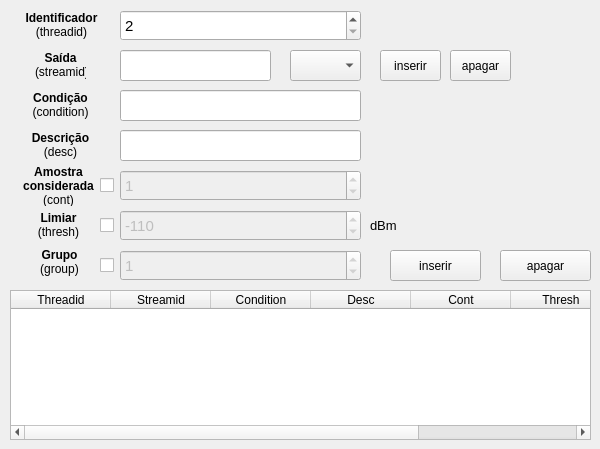
   <widget class="QWidget" name="tab_2">
    <attribute name="title">
     <string>Pico (peak)</string>
    </attribute>
    <widget class="QPushButton" name="peak_inserir_bt">
     <property name="geometry">
      <rect>
       <x>390</x>
       <y>250</y>
       <width>91</width>
       <height>31</height>
      </rect>
     </property>
     <property name="text">
      <string>inserir</string>
     </property>
    </widget>
    <widget class="QLabel" name="peak_streamid_label">
     <property name="geometry">
      <rect>
       <x>35</x>
       <y>50</y>
       <width>51</width>
       <height>31</height>
      </rect>
     </property>
     <property name="text">
      <string>&lt;html&gt;&lt;head/&gt;&lt;body&gt;&lt;p align=&quot;center&quot;&gt;&lt;span style=&quot; font-weight:600;&quot;&gt;Saída&lt;/span&gt;&lt;br/&gt;(streamid)&lt;/p&gt;&lt;/body&gt;&lt;/html&gt;</string>
     </property>
    </widget>
    <widget class="QLabel" name="peak_condition_label">
     <property name="geometry">
      <rect>
       <x>30</x>
       <y>90</y>
       <width>61</width>
       <height>31</height>
      </rect>
     </property>
     <property name="text">
      <string>&lt;html&gt;&lt;head/&gt;&lt;body&gt;&lt;p align=&quot;center&quot;&gt;&lt;span style=&quot; font-weight:600;&quot;&gt;Condição&lt;br/&gt;&lt;/span&gt;(condition)&lt;/p&gt;&lt;/body&gt;&lt;/html&gt;</string>
     </property>
    </widget>
    <widget class="QLineEdit" name="peak_condition_edit">
     <property name="geometry">
      <rect>
       <x>120</x>
       <y>90</y>
       <width>241</width>
       <height>31</height>
      </rect>
     </property>
     <property name="font">
      <font>
       <pointsize>11</pointsize>
      </font>
     </property>
    </widget>
    <widget class="QLineEdit" name="peak_desc_edit">
     <property name="geometry">
      <rect>
       <x>120</x>
       <y>130</y>
       <width>241</width>
       <height>31</height>
      </rect>
     </property>
     <property name="font">
      <font>
       <pointsize>11</pointsize>
      </font>
     </property>
    </widget>
    <widget class="QLabel" name="peak_desc_label">
     <property name="geometry">
      <rect>
       <x>25</x>
       <y>130</y>
       <width>71</width>
       <height>31</height>
      </rect>
     </property>
     <property name="text">
      <string>&lt;html&gt;&lt;head/&gt;&lt;body&gt;&lt;p align=&quot;center&quot;&gt;&lt;span style=&quot; font-weight:600;&quot;&gt;Descrição&lt;br/&gt;&lt;/span&gt;(desc)&lt;/p&gt;&lt;/body&gt;&lt;/html&gt;</string>
     </property>
    </widget>
    <widget class="QCheckBox" name="peak_cont_check">
     <property name="geometry">
      <rect>
       <x>100</x>
       <y>170</y>
       <width>20</width>
       <height>31</height>
      </rect>
     </property>
     <property name="text">
      <string/>
     </property>
    </widget>
    <widget class="QCheckBox" name="peak_thresh_check">
     <property name="geometry">
      <rect>
       <x>100</x>
       <y>210</y>
       <width>20</width>
       <height>31</height>
      </rect>
     </property>
     <property name="text">
      <string/>
     </property>
    </widget>
    <widget class="QCheckBox" name="peak_group_check">
     <property name="geometry">
      <rect>
       <x>100</x>
       <y>250</y>
       <width>20</width>
       <height>31</height>
      </rect>
     </property>
     <property name="text">
      <string/>
     </property>
    </widget>
    <widget class="QLabel" name="peak_cont_label">
     <property name="geometry">
      <rect>
       <x>13</x>
       <y>165</y>
       <width>91</width>
       <height>41</height>
      </rect>
     </property>
     <property name="text">
      <string>&lt;html&gt;&lt;head/&gt;&lt;body&gt;&lt;p align=&quot;center&quot;&gt;&lt;span style=&quot; font-weight:600;&quot;&gt;Amostra&lt;br/&gt;
 considerada&lt;/span&gt;&lt;br/&gt;(cont)&lt;/p&gt;&lt;/body&gt;&lt;/html&gt;</string>
     </property>
    </widget>
    <widget class="QLabel" name="peak_thresh_label">
     <property name="geometry">
      <rect>
       <x>35</x>
       <y>210</y>
       <width>47</width>
       <height>31</height>
      </rect>
     </property>
     <property name="text">
      <string>&lt;html&gt;&lt;head/&gt;&lt;body&gt;&lt;p align=&quot;center&quot;&gt;&lt;span style=&quot; font-weight:600;&quot;&gt;Limiar&lt;br/&gt;&lt;/span&gt;(thresh)&lt;/p&gt;&lt;/body&gt;&lt;/html&gt;</string>
     </property>
    </widget>
    <widget class="QLabel" name="peak_group_label">
     <property name="geometry">
      <rect>
       <x>36</x>
       <y>247</y>
       <width>47</width>
       <height>31</height>
      </rect>
     </property>
     <property name="text">
      <string>&lt;html&gt;&lt;head/&gt;&lt;body&gt;&lt;p align=&quot;center&quot;&gt;&lt;span style=&quot; font-weight:600;&quot;&gt;Grupo&lt;br/&gt;&lt;/span&gt;(group)&lt;/p&gt;&lt;/body&gt;&lt;/html&gt;</string>
     </property>
    </widget>
    <widget class="QSpinBox" name="peak_threadid_sbox">
     <property name="geometry">
      <rect>
       <x>120</x>
       <y>10</y>
       <width>241</width>
       <height>31</height>
      </rect>
     </property>
     <property name="font">
      <font>
       <pointsize>11</pointsize>
      </font>
     </property>
     <property name="minimum">
      <number>2</number>
     </property>
     <property name="maximum">
      <number>6000</number>
     </property>
     <property name="singleStep">
      <number>1</number>
     </property>
     <property name="value">
      <number>2</number>
     </property>
    </widget>
    <widget class="QSpinBox" name="peak_cont_sbox">
     <property name="enabled">
      <bool>false</bool>
     </property>
     <property name="geometry">
      <rect>
       <x>120</x>
       <y>170</y>
       <width>241</width>
       <height>31</height>
      </rect>
     </property>
     <property name="font">
      <font>
       <pointsize>11</pointsize>
      </font>
     </property>
     <property name="minimum">
      <number>0</number>
     </property>
     <property name="maximum">
      <number>6000</number>
     </property>
     <property name="singleStep">
      <number>1</number>
     </property>
     <property name="value">
      <number>1</number>
     </property>
    </widget>
    <widget class="QSpinBox" name="peak_thresh_sbox">
     <property name="enabled">
      <bool>false</bool>
     </property>
     <property name="geometry">
      <rect>
       <x>120</x>
       <y>210</y>
       <width>241</width>
       <height>31</height>
      </rect>
     </property>
     <property name="font">
      <font>
       <pointsize>11</pointsize>
      </font>
     </property>
     <property name="minimum">
      <number>-6000</number>
     </property>
     <property name="maximum">
      <number>6000</number>
     </property>
     <property name="singleStep">
      <number>1</number>
     </property>
     <property name="value">
      <number>-110</number>
     </property>
    </widget>
    <widget class="QSpinBox" name="peak_group_sbox">
     <property name="enabled">
      <bool>false</bool>
     </property>
     <property name="geometry">
      <rect>
       <x>120</x>
       <y>250</y>
       <width>241</width>
       <height>31</height>
      </rect>
     </property>
     <property name="font">
      <font>
       <pointsize>11</pointsize>
      </font>
     </property>
     <property name="minimum">
      <number>0</number>
     </property>
     <property name="maximum">
      <number>6000</number>
     </property>
     <property name="singleStep">
      <number>1</number>
     </property>
     <property name="value">
      <number>1</number>
     </property>
    </widget>
    <widget class="QTableWidget" name="peak_table">
     <property name="geometry">
      <rect>
       <x>10</x>
       <y>290</y>
       <width>581</width>
       <height>150</height>
      </rect>
     </property>
     <column>
      <property name="text">
       <string>Threadid</string>
      </property>
     </column>
     <column>
      <property name="text">
       <string>Streamid</string>
      </property>
     </column>
     <column>
      <property name="text">
       <string>Condition</string>
      </property>
     </column>
     <column>
      <property name="text">
       <string>Desc</string>
      </property>
     </column>
     <column>
      <property name="text">
       <string>Cont</string>
      </property>
     </column>
     <column>
      <property name="text">
       <string>Thresh</string>
      </property>
     </column>
     <column>
      <property name="text">
       <string>Group</string>
      </property>
     </column>
    </widget>
    <widget class="QPushButton" name="peak_apagar_bt">
     <property name="geometry">
      <rect>
       <x>500</x>
       <y>250</y>
       <width>91</width>
       <height>31</height>
      </rect>
     </property>
     <property name="text">
      <string>apagar</string>
     </property>
    </widget>
    <widget class="QComboBox" name="peak_streamid_cbox">
     <property name="geometry">
      <rect>
       <x>290</x>
       <y>50</y>
       <width>71</width>
       <height>31</height>
      </rect>
     </property>
     <property name="font">
      <font>
       <pointsize>11</pointsize>
      </font>
     </property>
    </widget>
    <widget class="QPushButton" name="peak_apagar_streamid_bt">
     <property name="geometry">
      <rect>
       <x>450</x>
       <y>50</y>
       <width>61</width>
       <height>31</height>
      </rect>
     </property>
     <property name="text">
      <string>apagar</string>
     </property>
    </widget>
    <widget class="QPushButton" name="peak_inserir_streamid_bt">
     <property name="geometry">
      <rect>
       <x>380</x>
       <y>50</y>
       <width>61</width>
       <height>31</height>
      </rect>
     </property>
     <property name="text">
      <string>inserir</string>
     </property>
    </widget>
    <widget class="QLineEdit" name="peak_streamid_edit">
     <property name="enabled">
      <bool>true</bool>
     </property>
     <property name="geometry">
      <rect>
       <x>120</x>
       <y>50</y>
       <width>151</width>
       <height>31</height>
      </rect>
     </property>
     <property name="font">
      <font>
       <pointsize>11</pointsize>
      </font>
     </property>
     <property name="readOnly">
      <bool>true</bool>
     </property>
    </widget>
    <widget class="QLabel" name="peak_threadid_label">
     <property name="geometry">
      <rect>
       <x>21</x>
       <y>10</y>
       <width>81</width>
       <height>31</height>
      </rect>
     </property>
     <property name="text">
      <string>&lt;html&gt;&lt;head/&gt;&lt;body&gt;&lt;p align=&quot;center&quot;&gt;&lt;span style=&quot; font-weight:600;&quot;&gt;Identificador&lt;/span&gt;&lt;br/&gt;(threadid)&lt;/p&gt;&lt;/body&gt;&lt;/html&gt;</string>
     </property>
    </widget>
    <widget class="QLabel" name="occ_tresh_dbm_label_2">
     <property name="geometry">
      <rect>
       <x>370</x>
       <y>210</y>
       <width>41</width>
       <height>31</height>
      </rect>
     </property>
     <property name="font">
      <font>
       <pointsize>10</pointsize>
      </font>
     </property>
     <property name="text">
      <string>dBm</string>
     </property>
    </widget>
   </widget>
